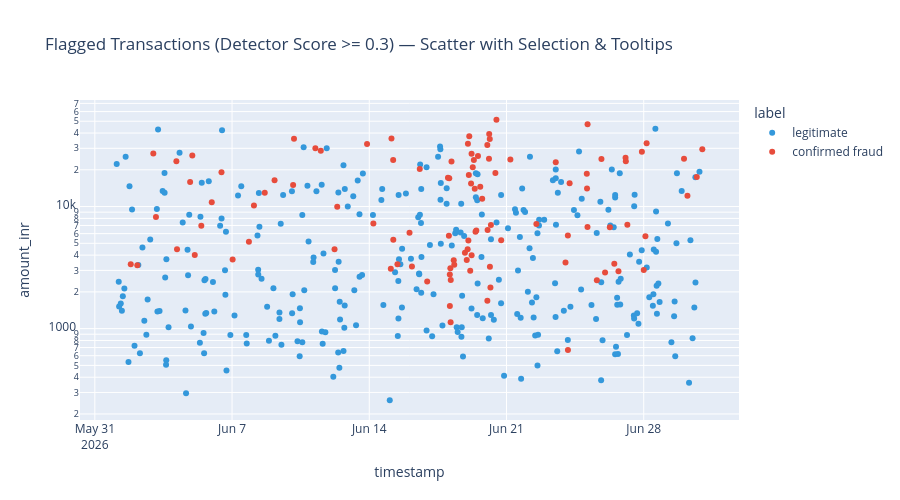
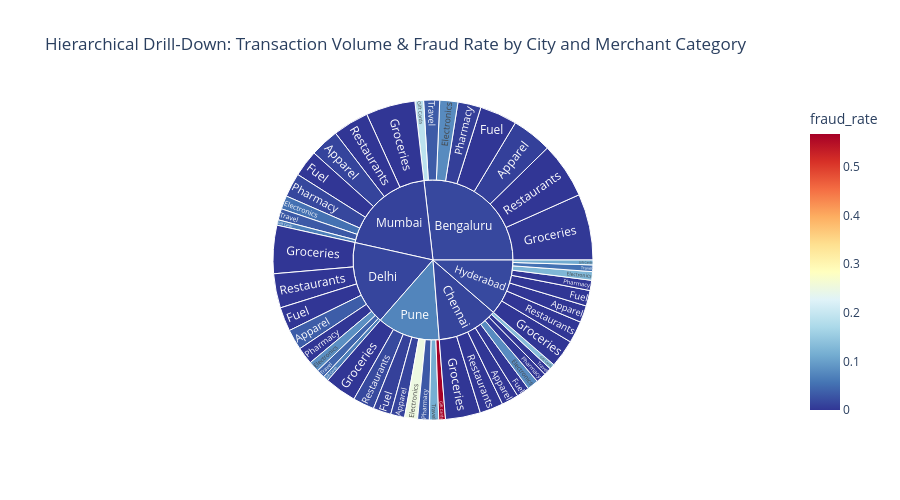

Write notebook code for charts like these, in order.
### Markdown cell above
## Task 5 — An Interactive Tool for the Investigators (Request #5)

**Real-world usage:** Investigators triage flagged cases themselves with zoom, filter and hover-for-details.

**Why this technique:** **Details-on-demand / tooltips** (Slides 22–23), **dynamic queries** (Slide 15) and **drill-down**
(Slide 24) — Shneiderman's mantra as an actual tool.

**TODO:**
1. Interactive scatter (plotly) of all transactions with `detector_score >= 0.3`: x = timestamp, y = amount (log),
   colour = `label`, with a tooltip showing txn_id, customer, city, category, distance and score. Set `dragmode="select"`.
2. Interactive **sunburst** for drill-down: city → merchant category, sized by transaction count, coloured by fraud rate.

### Code cell
# TODO 1
flagged = tx[tx.detector_score >= 0.3].copy()
fig_scatter = px.scatter(
    flagged,
    x="timestamp",
    y="amount_inr",
    color="label",
    color_discrete_map={"confirmed fraud": "#e74c3c", "legitimate": "#3498db"},
    hover_data=["txn_id", "customer_id", "city", "merchant_category", "distance_from_home_km", "detector_score"],
    log_y=True,
    title="Flagged Transactions (Detector Score >= 0.3) — Scatter with Selection & Tooltips"
)
fig_scatter.update_layout(dragmode="select", height=500)
fig_scatter.show()

# TODO 2
sun_df = tx.groupby(["city", "merchant_category"]).agg(
    count=("is_fraud", "count"),
    fraud_rate=("is_fraud", "mean")
).reset_index()

fig_sun = px.sunburst(
    sun_df,
    path=["city", "merchant_category"],
    values="count",
    color="fraud_rate",
    color_continuous_scale="RdYlBu_r",
    title="Hierarchical Drill-Down: Transaction Volume & Fraud Rate by City and Merchant Category"
)
fig_sun.update_layout(height=500)
fig_sun.show()

### Figure 1 — Plotly figure (JSON) as saved in the notebook; plotly's stock layout.template omitted (floating-point values rounded to 4 significant figures; data arrays with more than 128 entries replaced by an {"elided": "..."} marker saying what was removed)
{"data": [{"customdata": {"elided": "297x6 mixed values"}, "hovertemplate": "label=legitimate<br>timestamp=%{x}<br>amount_inr=%{y}<br>txn_id=%{customdata[0]}<br>customer_id=%{customdata[1]}<br>city=%{customdata[2]}<br>merchant_category=%{customdata[3]}<br>distance_from_home_km=%{customdata[4]}<br>detector_score=%{customdata[5]}<extra></extra>", "legendgroup": "legitimate", "marker": {"color": "#3498db", "symbol": "circle"}, "mode": "markers", "name": "legitimate", "orientation": "v", "showlegend": true, "type": "scatter", "x": {"elided": "297 str values"}, "xaxis": "x", "y": {"elided": "297 float values"}, "yaxis": "y"}, {"customdata": {"elided": "104x6 mixed values"}, "hovertemplate": "label=confirmed fraud<br>timestamp=%{x}<br>amount_inr=%{y}<br>txn_id=%{customdata[0]}<br>customer_id=%{customdata[1]}<br>city=%{customdata[2]}<br>merchant_category=%{customdata[3]}<br>distance_from_home_km=%{customdata[4]}<br>detector_score=%{customdata[5]}<extra></extra>", "legendgroup": "confirmed fraud", "marker": {"color": "#e74c3c", "symbol": "circle"}, "mode": "markers", "name": "confirmed fraud", "orientation": "v", "showlegend": true, "type": "scatter", "x": ["2026-06-01T19:58:00.000000", "2026-06-02T04:00:00.000000", "2026-06-02T23:35:00.000000", "2026-06-03T02:50:00.000000", "2026-06-04T03:50:00.000000", "2026-06-04T04:37:00.000000", "2026-06-04T20:39:00.000000", "2026-06-04T23:20:00.000000", "2026-06-05T02:20:00.000000", "2026-06-05T10:21:00.000000", "2026-06-05T23:08:00.000000", "2026-06-06T11:04:00.000000", "2026-06-07T00:43:00.000000", "2026-06-07T20:38:00.000000", "2026-06-08T02:48:00.000000", "2026-06-08T16:02:00.000000", "2026-06-09T04:02:00.000000", "2026-06-10T02:44:00.000000", "2026-06-10T03:50:00.000000", "2026-06-11T06:01:00.000000", "2026-06-11T12:38:00.000000", "2026-06-12T05:28:00.000000", "2026-06-12T08:46:00.000000", "2026-06-13T21:16:00.000000", "2026-06-14T05:02:00.000000", "2026-06-15T02:22:00.000000", "2026-06-15T03:10:00.000000", "2026-06-15T05:24:00.000000", "2026-06-15T05:14:00.000000", "2026-06-15T10:29:00.000000", "2026-06-16T01:16:00.000000", "2026-06-16T04:13:00.000000", "2026-06-16T13:50:00.000000", "2026-06-16T22:54:00.000000", "2026-06-18T00:19:00.000000", "2026-06-18T01:55:00.000000", "2026-06-18T01:28:00.000000", "2026-06-18T02:37:00.000000", "2026-06-18T02:40:00.000000", "2026-06-18T03:45:00.000000", "2026-06-18T03:16:00.000000", "2026-06-18T03:36:00.000000", "2026-06-18T04:39:00.000000", "2026-06-18T07:24:00.000000", "2026-06-18T08:02:00.000000", "2026-06-18T21:07:00.000000", "2026-06-18T23:20:00.000000", "2026-06-19T00:47:00.000000", "2026-06-19T00:25:00.000000", "2026-06-19T01:53:00.000000", "2026-06-19T01:19:00.000000", "2026-06-19T02:26:00.000000", "2026-06-19T03:35:00.000000", "2026-06-19T04:38:00.000000", "2026-06-19T05:17:00.000000", "2026-06-19T05:13:00.000000", "2026-06-19T06:41:00.000000", "2026-06-19T08:02:00.000000", "2026-06-19T09:08:00.000000", "2026-06-19T10:04:00.000000", "2026-06-19T11:01:00.000000", "2026-06-19T13:04:00.000000", "2026-06-19T15:52:00.000000", "2026-06-19T18:14:00.000000", "2026-06-20T00:35:00.000000", "2026-06-20T00:32:00.000000", "2026-06-20T00:53:00.000000", "2026-06-20T02:33:00.000000", "2026-06-20T02:49:00.000000", "2026-06-20T03:41:00.000000", "2026-06-20T03:32:00.000000", "2026-06-20T04:21:00.000000", "2026-06-20T04:55:00.000000", "2026-06-20T10:24:00.000000", "2026-06-20T11:41:00.000000", "2026-06-20T17:29:00.000000", "2026-06-21T04:44:00.000000", "2026-06-22T12:34:00.000000", "2026-06-23T12:18:00.000000", "2026-06-24T00:14:00.000000", "2026-06-24T03:13:00.000000", "2026-06-24T03:09:00.000000", "2026-06-24T05:16:00.000000", "2026-06-25T02:18:00.000000", "2026-06-25T02:35:00.000000", "2026-06-25T03:16:00.000000", "2026-06-25T03:10:00.000000", "2026-06-25T14:37:00.000000", "2026-06-25T20:14:00.000000", "2026-06-26T00:41:00.000000", "2026-06-26T06:30:00.000000", "2026-06-26T11:59:00.000000", "2026-06-26T17:05:00.000000", "2026-06-27T01:45:00.000000", "2026-06-27T02:06:00.000000", "2026-06-27T03:57:00.000000", "2026-06-27T21:46:00.000000", "2026-06-28T00:02:00.000000", "2026-06-28T02:05:00.000000", "2026-06-28T03:32:00.000000", "2026-06-30T01:21:00.000000", "2026-06-30T05:32:00.000000", "2026-06-30T16:57:00.000000", "2026-06-30T23:43:00.000000"], "xaxis": "x", "y": [3369.0, 3309.0, 27170.0, 8198.0, 23460.0, 4462.0, 15920.0, 26220.0, 4015.0, 6960.0, 10830.0, 19060.0, 3682.0, 5160.0, 10220.0, 12970.0, 16400.0, 14980.0, 35900.0, 30060.0, 28720.0, 4474.0, 9949.0, 32550.0, 7277.0, 3087.0, 36030.0, 5347.0, 24060.0, 3368.0, 6090.0, 3227.0, 20360.0, 2430.0, 17180.0, 17050.0, 5772.0, 2771.0, 1535.0, 2505.0, 3126.0, 1126.0, 23420.0, 3630.0, 3339.0, 4182.0, 3649.0, 32690.0, 4465.0, 18120.0, 5278.0, 37680.0, 2976.0, 15420.0, 3996.0, 27060.0, 20980.0, 24100.0, 14010.0, 6209.0, 6379.0, 26010.0, 14520.0, 11610.0, 1689.0, 31880.0, 6432.0, 24600.0, 39340.0, 3214.0, 35840.0, 2172.0, 7066.0, 18840.0, 51420.0, 5302.0, 24350.0, 7206.0, 23100.0, 3488.0, 669.0, 5780.0, 15530.0, 18560.0, 14060.0, 47260.0, 6795.0, 2487.0, 24490.0, 2877.0, 6783.0, 3393.0, 2957.0, 25150.0, 23470.0, 7094.0, 28090.0, 3029.0, 5717.0, 33020.0, 24690.0, 12260.0, 17500.0, 29450.0], "yaxis": "y"}], "layout": {"dragmode": "select", "height": 500, "legend": {"title": {"text": "label"}, "tracegroupgap": 0}, "title": {"text": "Flagged Transactions (Detector Score >= 0.3) — Scatter with Selection & Tooltips"}, "xaxis": {"anchor": "y", "domain": [0.0, 1.0], "title": {"text": "timestamp"}}, "yaxis": {"anchor": "x", "domain": [0.0, 1.0], "title": {"text": "amount_inr"}, "type": "log"}}}

### Figure 2 — Plotly figure (JSON) as saved in the notebook; plotly's stock layout.template omitted (floating-point values rounded to 4 significant figures)
{"data": [{"branchvalues": "total", "customdata": [[0.008929], [0.07921], [0.0], [0.1875], [0.00271], [0.007752], [0.0], [0.03371], [0.0], [0.07937], [0.0], [0.1333], [0.0], [0.0], [0.0], [0.0], [0.03478], [0.08333], [0.0], [0.06667], [0.0], [0.0], [0.0], [0.04255], [0.0], [0.125], [0.0], [0.1111], [0.0], [0.0], [0.0], [0.05405], [0.01242], [0.05333], [0.0], [0.06667], [0.0], [0.01493], [0.0], [0.03175], [0.01282], [0.25], [0.01], [0.5676], [0.0], [0.03077], [0.01681], [0.1154], [0.01622], [0.01316], [0.0138], [0.01754], [0.01104], [0.07286]], "domain": {"x": [0.0, 1.0], "y": [0.0, 1.0]}, "hovertemplate": "labels=%{label}<br>count=%{value}<br>parent=%{parent}<br>id=%{id}<br>fraud_rate=%{color}<extra></extra>", "ids": ["Bengaluru/Apparel", "Bengaluru/Electronics", "Bengaluru/Fuel", "Bengaluru/Gift Cards", "Bengaluru/Groceries", "Bengaluru/Pharmacy", "Bengaluru/Restaurants", "Bengaluru/Travel", "Chennai/Apparel", "Chennai/Electronics", "Chennai/Fuel", "Chennai/Gift Cards", "Chennai/Groceries", "Chennai/Pharmacy", "Chennai/Restaurants", "Chennai/Travel", "Delhi/Apparel", "Delhi/Electronics", "Delhi/Fuel", "Delhi/Gift Cards", "Delhi/Groceries", "Delhi/Pharmacy", "Delhi/Restaurants", "Delhi/Travel", "Hyderabad/Apparel", "Hyderabad/Electronics", "Hyderabad/Fuel", "Hyderabad/Gift Cards", "Hyderabad/Groceries", "Hyderabad/Pharmacy", "Hyderabad/Restaurants", "Hyderabad/Travel", "Mumbai/Apparel", "Mumbai/Electronics", "Mumbai/Fuel", "Mumbai/Gift Cards", "Mumbai/Groceries", "Mumbai/Pharmacy", "Mumbai/Restaurants", "Mumbai/Travel", "Pune/Apparel", "Pune/Electronics", "Pune/Fuel", "Pune/Gift Cards", "Pune/Groceries", "Pune/Pharmacy", "Pune/Restaurants", "Pune/Travel", "Bengaluru", "Chennai", "Delhi", "Hyderabad", "Mumbai", "Pune"], "labels": ["Apparel", "Electronics", "Fuel", "Gift Cards", "Groceries", "Pharmacy", "Restaurants", "Travel", "Apparel", "Electronics", "Fuel", "Gift Cards", "Groceries", "Pharmacy", "Restaurants", "Travel", "Apparel", "Electronics", "Fuel", "Gift Cards", "Groceries", "Pharmacy", "Restaurants", "Travel", "Apparel", "Electronics", "Fuel", "Gift Cards", "Groceries", "Pharmacy", "Restaurants", "Travel", "Apparel", "Electronics", "Fuel", "Gift Cards", "Groceries", "Pharmacy", "Restaurants", "Travel", "Apparel", "Electronics", "Fuel", "Gift Cards", "Groceries", "Pharmacy", "Restaurants", "Travel", "Bengaluru", "Chennai", "Delhi", "Hyderabad", "Mumbai", "Pune"], "marker": {"coloraxis": "coloraxis", "colors": [0.008929, 0.07921, 0.0, 0.1875, 0.00271, 0.007752, 0.0, 0.03371, 0.0, 0.07937, 0.0, 0.1333, 0.0, 0.0, 0.0, 0.0, 0.03478, 0.08333, 0.0, 0.06667, 0.0, 0.0, 0.0, 0.04255, 0.0, 0.125, 0.0, 0.1111, 0.0, 0.0, 0.0, 0.05405, 0.01242, 0.05333, 0.0, 0.06667, 0.0, 0.01493, 0.0, 0.03175, 0.01282, 0.25, 0.01, 0.5676, 0.0, 0.03077, 0.01681, 0.1154, 0.01622, 0.01316, 0.0138, 0.01754, 0.01104, 0.07286]}, "name": "", "parents": ["Bengaluru", "Bengaluru", "Bengaluru", "Bengaluru", "Bengaluru", "Bengaluru", "Bengaluru", "Bengaluru", "Chennai", "Chennai", "Chennai", "Chennai", "Chennai", "Chennai", "Chennai", "Chennai", "Delhi", "Delhi", "Delhi", "Delhi", "Delhi", "Delhi", "Delhi", "Delhi", "Hyderabad", "Hyderabad", "Hyderabad", "Hyderabad", "Hyderabad", "Hyderabad", "Hyderabad", "Hyderabad", "Mumbai", "Mumbai", "Mumbai", "Mumbai", "Mumbai", "Mumbai", "Mumbai", "Mumbai", "Pune", "Pune", "Pune", "Pune", "Pune", "Pune", "Pune", "Pune", "", "", "", "", "", ""], "type": "sunburst", "values": [224.0, 101.0, 208.0, 48.0, 369.0, 129.0, 312.0, 89.0, 95.0, 63.0, 71.0, 30.0, 195.0, 57.0, 131.0, 42.0, 115.0, 60.0, 134.0, 30.0, 269.0, 96.0, 191.0, 47.0, 94.0, 48.0, 87.0, 27.0, 155.0, 57.0, 122.0, 37.0, 161.0, 75.0, 148.0, 30.0, 275.0, 134.0, 201.0, 63.0, 78.0, 72.0, 100.0, 37.0, 177.0, 65.0, 119.0, 52.0, 1480.0, 684.0, 942.0, 627.0, 1087.0, 700.0]}], "layout": {"coloraxis": {"autocolorscale": false, "colorbar": {"title": {"text": "fraud_rate"}}, "colorscale": [[0.0, "rgb(49,54,149)"], [0.1, "rgb(69,117,180)"], [0.2, "rgb(116,173,209)"], [0.3, "rgb(171,217,233)"], [0.4, "rgb(224,243,248)"], [0.5, "rgb(255,255,191)"], [0.6, "rgb(254,224,144)"], [0.7, "rgb(253,174,97)"], [0.8, "rgb(244,109,67)"], [0.9, "rgb(215,48,39)"], [1.0, "rgb(165,0,38)"]]}, "height": 500, "legend": {"tracegroupgap": 0}, "title": {"text": "Hierarchical Drill-Down: Transaction Volume & Fraud Rate by City and Merchant Category"}}}
